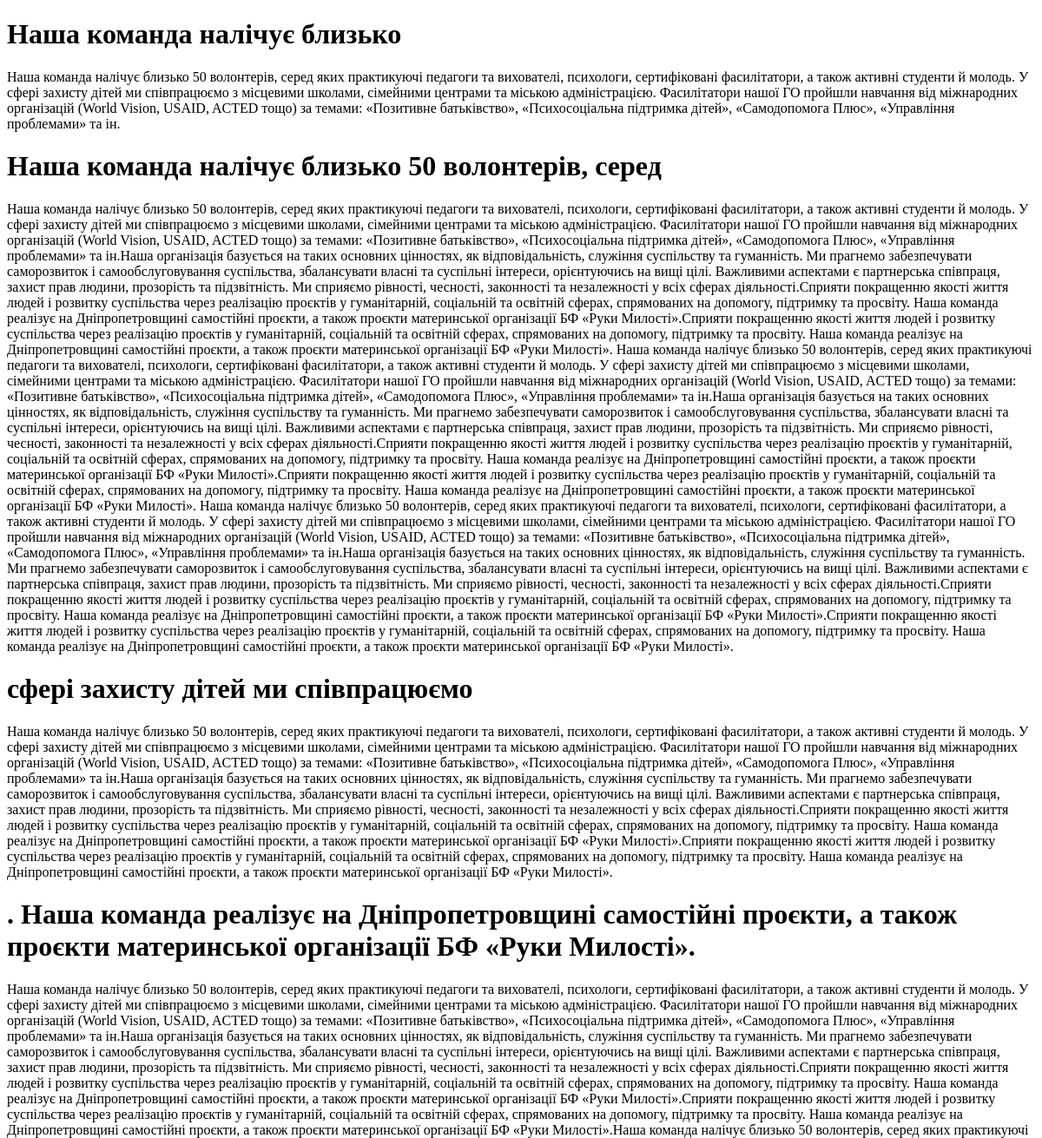
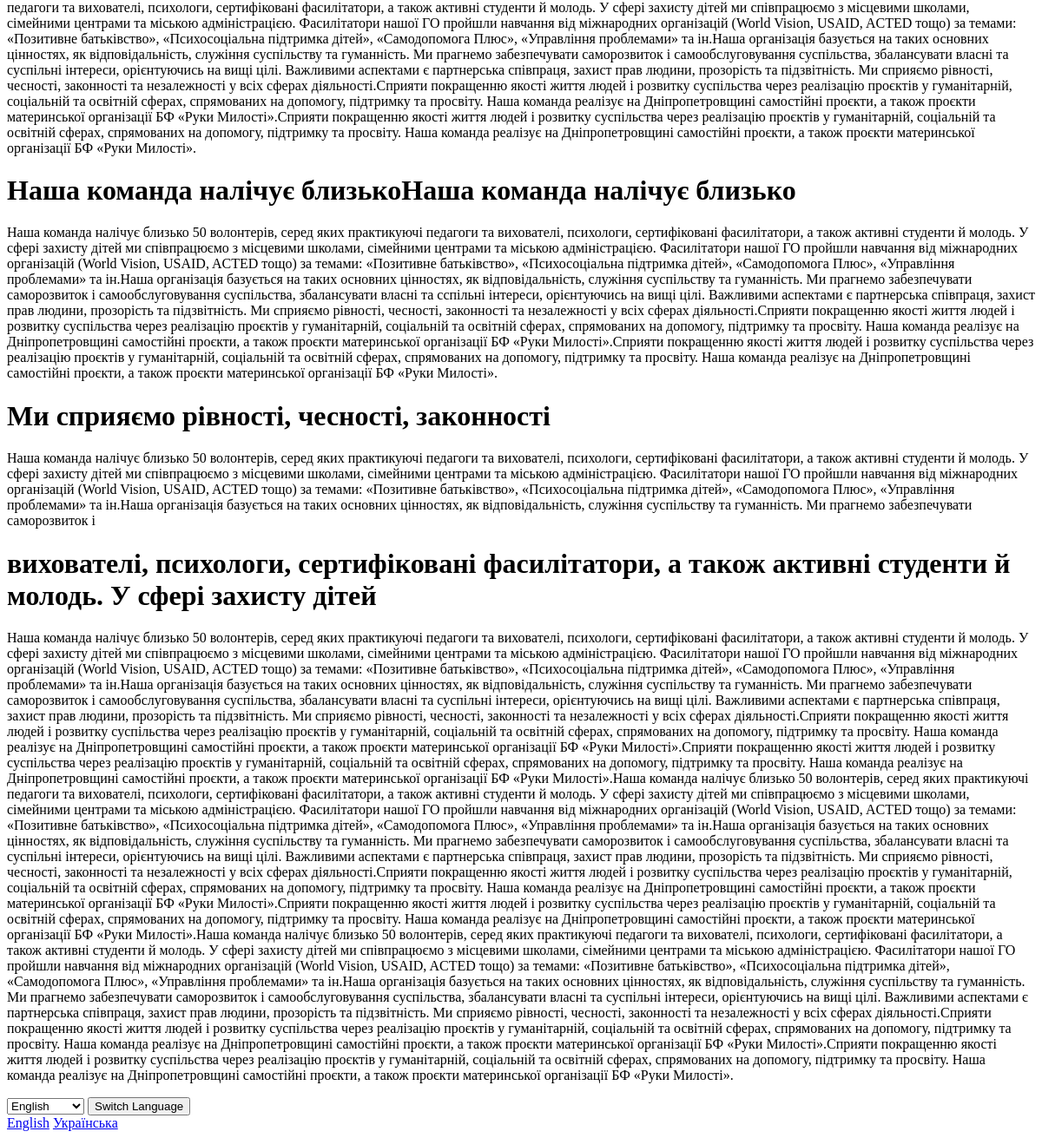
/test/, run on an earlier commit of the app's database (2 pictures, top to bottom).
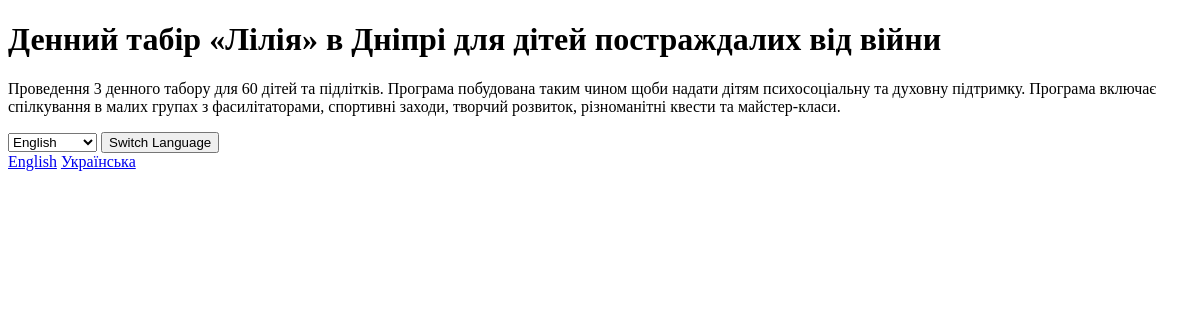
And on a later commit of the database.
### hands/models.py (models this page shows, shortened)
class News(models.Model):
    name =models.CharField(max_length=255, verbose_name='Назва новини')
    description = models.TextField(verbose_name='Опис новини')
    slug = models.SlugField(unique=True, blank=True, max_length=200, verbose_name="Слаг новини")
    title = models.TextField(verbose_name='Особливості новини')
    main_image = models.ImageField(upload_to='news/', verbose_name="Головне зображення новини")
    news_image1 =  models.ImageField(upload_to='news/', blank=True, null=True, verbose_name="Зображення перше новини")
    news_image2 = models.ImageField(upload_to='news/', blank=True, null=True, verbose_name="Зображення друге новини")
    created_at = models.DateTimeField(null=True, blank=True,verbose_name="Дата створення новини")
    author = models.CharField(max_length=100, verbose_name="Автор статті новини")
    partner = models.CharField(max_length=255, blank=True, null=True,  verbose_name="Партнер" )

### hands/views.py (the view)
# urls.py: path('test/', views.test, name="test"), #test-page
def test(request):
    project_item = Project.objects.all()
    new_item = News.objects.all()
    return render(request,'app/pages/test.html', {'project_item':project_item, 'new_item':new_item})

### hands/templates/app/pages/test.html (shortened to what this page needs)
{% load i18n %}
<!DOCTYPE html>
<html lang="{{ LANGUAGE_CODE }}">
<head>
</head>
<body>
    {% for news in new_item %}
        <h1>{{ news.name }}</h1>
        <p>{{ news.description }}</p>
    {% endfor%}
    <form method="post" action="{% url 'hands:set_language' %}">
        <select name="language">
            <option value="en">English</option>
        </select>
        <button type="submit">Switch Language</button>
    </form>
    <a href="{% url 'hands:set_language' %}?language=en">English</a>
    <a href="{% url 'hands:set_language' %}?language=uk">Українська</a>
</body>
</html>

What changed in the data, as far as the page shows it:
removed News: name "Наша команда налічує близько", description "Наша команда налічує близько 50 волонтерів, серед яких практикуючі педагоги та вихователі, психологи, сертифіковані фасилітатори, а також активні студенти й молодь. У сфері захисту дітей ми співпрацюємо з місцевими школами, сімейними центрами та міською адміністрацією. Фасилітатори нашої ГО пройшли навчання від міжнародних організацій (World Vision, USAID, ACTED тощо) за темами: «Позитивне батьківство», «Психосоціальна підтримка дітей», «Самодопомога Плюс», «Управління проблемами» та ін."
removed News: name "Наша команда налічує близько 50 волонтерів, серед", description "Наша команда налічує близько 50 волонтерів, серед яких практикуючі педагоги та вихователі, психологи, сертифіковані фасилітатори, а також активні студенти й молодь. У сфері захисту дітей ми співпрацюємо з місцевими школами, сімейними центрами та міською адміністрацією. Фасилітатори нашої ГО пройшли навчання від міжнародних організацій (World Vision, USAID, ACTED тощо) за темами: «Позитивне батьківство», «Психосоціальна підтримка дітей», «Самодопомога Плюс», «Управління проблемами» та ін.Наша організація базується на таких основних цінностях, як відповідальність, служіння суспільству та гуманність. Ми прагнемо забезпечувати саморозвиток і самообслуговування суспільства, збалансувати…"
removed News: name "сфері захисту дітей ми співпрацюємо", description "Наша команда налічує близько 50 волонтерів, серед яких практикуючі педагоги та вихователі, психологи, сертифіковані фасилітатори, а також активні студенти й молодь. У сфері захисту дітей ми співпрацюємо з місцевими школами, сімейними центрами та міською адміністрацією. Фасилітатори нашої ГО пройшли навчання від міжнародних організацій (World Vision, USAID, ACTED тощо) за темами: «Позитивне батьківство», «Психосоціальна підтримка дітей», «Самодопомога Плюс», «Управління проблемами» та ін.Наша організація базується на таких основних цінностях, як відповідальність, служіння суспільству та гуманність. Ми прагнемо забезпечувати саморозвиток і самообслуговування суспільства, збалансувати…"
removed News: name ". Наша команда реалізує на Дніпропетровщині самостійні проєкти, а також проєкти материнської організації БФ «Руки Милості».", description "Наша команда налічує близько 50 волонтерів, серед яких практикуючі педагоги та вихователі, психологи, сертифіковані фасилітатори, а також активні студенти й молодь. У сфері захисту дітей ми співпрацюємо з місцевими школами, сімейними центрами та міською адміністрацією. Фасилітатори нашої ГО пройшли навчання від міжнародних організацій (World Vision, USAID, ACTED тощо) за темами: «Позитивне батьківство», «Психосоціальна підтримка дітей», «Самодопомога Плюс», «Управління проблемами» та ін.Наша організація базується на таких основних цінностях, як відповідальність, служіння суспільству та гуманність. Ми прагнемо забезпечувати саморозвиток і самообслуговування суспільства, збалансувати…"
removed News: name "Наша команда налічує близькоНаша команда налічує близько", description "Наша команда налічує близько 50 волонтерів, серед яких практикуючі педагоги та вихователі, психологи, сертифіковані фасилітатори, а також активні студенти й молодь. У сфері захисту дітей ми співпрацюємо з місцевими школами, сімейними центрами та міською адміністрацією. Фасилітатори нашої ГО пройшли навчання від міжнародних організацій (World Vision, USAID, ACTED тощо) за темами: «Позитивне батьківство», «Психосоціальна підтримка дітей», «Самодопомога Плюс», «Управління проблемами» та ін.Наша організація базується на таких основних цінностях, як відповідальність, служіння суспільству та гуманність. Ми прагнемо забезпечувати саморозвиток і самообслуговування суспільства, збалансувати…"
removed News: name "Ми сприяємо рівності, чесності, законності", description "Наша команда налічує близько 50 волонтерів, серед яких практикуючі педагоги та вихователі, психологи, сертифіковані фасилітатори, а також активні студенти й молодь. У сфері захисту дітей ми співпрацюємо з місцевими школами, сімейними центрами та міською адміністрацією. Фасилітатори нашої ГО пройшли навчання від міжнародних організацій (World Vision, USAID, ACTED тощо) за темами: «Позитивне батьківство», «Психосоціальна підтримка дітей», «Самодопомога Плюс», «Управління проблемами» та ін.Наша організація базується на таких основних цінностях, як відповідальність, служіння суспільству та гуманність. Ми прагнемо забезпечувати саморозвиток і"
removed News: name "вихователі, психологи, сертифіковані фасилітатори, а також активні студенти й молодь. У сфері захисту дітей", description "Наша команда налічує близько 50 волонтерів, серед яких практикуючі педагоги та вихователі, психологи, сертифіковані фасилітатори, а також активні студенти й молодь. У сфері захисту дітей ми співпрацюємо з місцевими школами, сімейними центрами та міською адміністрацією. Фасилітатори нашої ГО пройшли навчання від міжнародних організацій (World Vision, USAID, ACTED тощо) за темами: «Позитивне батьківство», «Психосоціальна підтримка дітей», «Самодопомога Плюс», «Управління проблемами» та ін.Наша організація базується на таких основних цінностях, як відповідальність, служіння суспільству та гуманність. Ми прагнемо забезпечувати саморозвиток і самообслуговування суспільства, збалансувати…"
added News: name "Денний табір «Лілія» в Дніпрі для дітей постраждалих від війни", description "Проведення 3 денного табору для 60 дітей та підлітків. Програма побудована таким чином щоби надати дітям психосоціальну та духовну підтримку. Програма включає спілкування в малих групах з фасилітаторами, спортивні заходи, творчий розвиток, різноманітні квести та майстер-класи."
